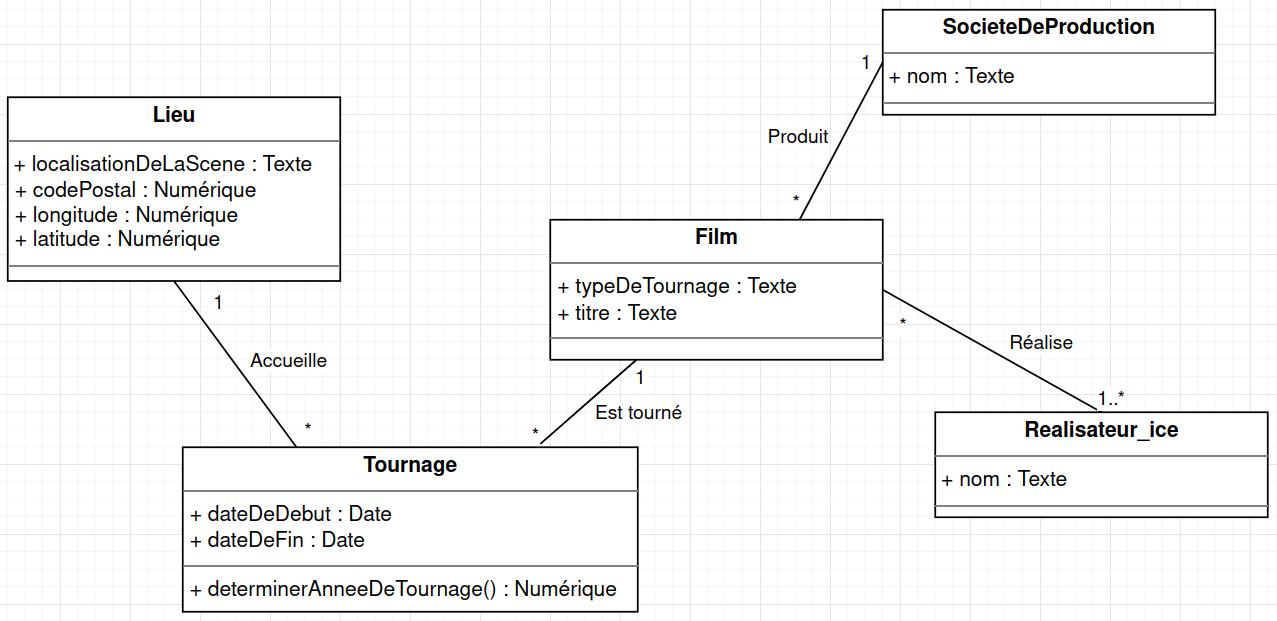
#> input picture img.png, 1277 x 621 px
$ python OCRScript.py
#> lines starting #> are read from the running program, lines starting #| are printed output that depends on the picture; after the words box and inside, x2 and y2 are one past the last pixel; in counts of white or black regions, pixels touching at a corner belong together
import cv2
import pytesseract
import json
import re

def detect_text(image_path):
    # Load the image
#> called with image_path = 'img.png'
    image = cv2.imread(image_path)
#> image is the input picture: shape (621, 1277, 3); mean B, G, R 245, 245, 245

    # Resize the image to improve OCR accuracy
    image = cv2.resize(image, None, fx=2, fy=2, interpolation=cv2.INTER_CUBIC)
#> image: shape (1242, 2554, 3)

    # Convert the image to grayscale
    gray = cv2.cvtColor(image, cv2.COLOR_BGR2GRAY)

    # Threshold the image to convert it into a binary image
    _, thresh = cv2.threshold(gray, 0, 255, cv2.THRESH_BINARY + cv2.THRESH_OTSU)
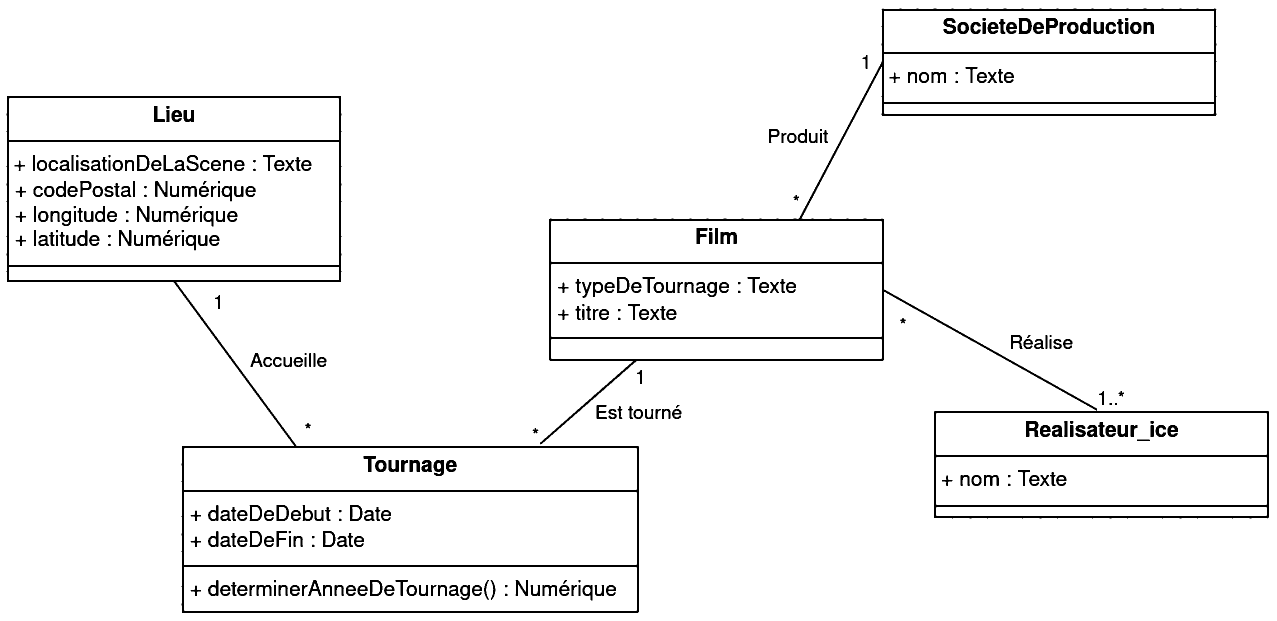
#> thresh: shape (1242, 2554) (shown at 1/2 size); 95.5% white; 343 black regions (15 under 20 px), largest, box (x1, y1, x2, y2) and area: (1080, 17, 2538, 1037) 42208, (13, 192, 1278, 1226) 32433, (2052, 842, 2077, 874) 546

    # Apply noise removal techniques to remove noise from the image
    kernel = cv2.getStructuringElement(cv2.MORPH_RECT, (3,3))
    opening = cv2.morphologyEx(thresh, cv2.MORPH_OPEN, kernel, iterations=1)
#> opening: shape (1242, 2554); 95.4% white; 316 black regions (15 under 20 px), largest, box (x1, y1, x2, y2) and area: (1080, 17, 2538, 1037) 42223, (13, 192, 1278, 1226) 32437, (2037, 36, 2088, 68) 876

    # Set the path to the Tesseract OCR executable file
    pytesseract.pytesseract.tesseract_cmd = r'C:\Program Files\Tesseract-OCR\tesseract.exe'

    # Pass the preprocessed image to the Tesseract OCR engine
#> (the run stopped early here; a loop or call above may not have finished)

$ run again, with CD.png copied over img.png
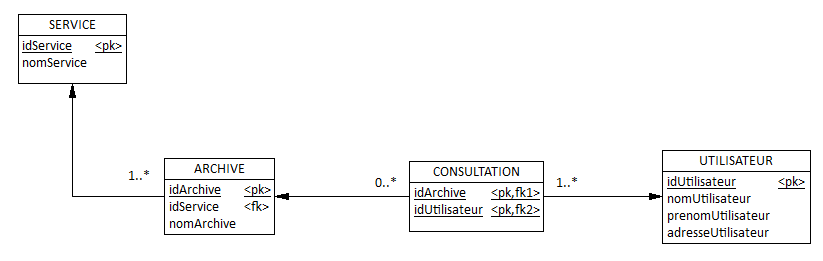
#> input picture CD.png, 823 x 261 px
#> in detect_text, image is the input picture: shape (261, 823, 3); mean B, G, R 247.3, 247.3, 247.3
#> image: shape (522, 1646, 3)
#> in detect_text, `_, thresh = cv2.threshold(gray, 0, 255, cv2.THRESH_BINARY + cv2.THRESH..`:
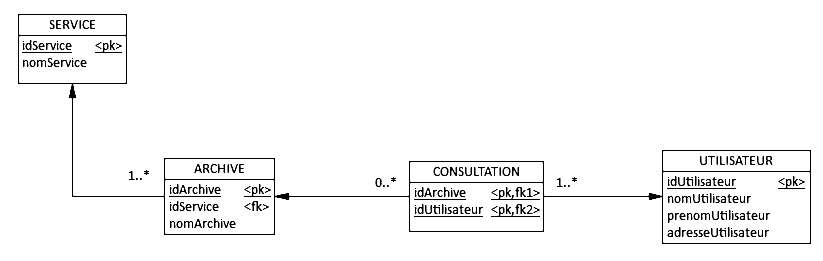
#> thresh: shape (522, 1646) (shown at 1/2 size); 96.6% white; black in thin lines or dots, all inside (x1, y1, x2, y2) = (36, 28, 1622, 488)
#> in detect_text, `opening = cv2.morphologyEx(thresh, cv2.MORPH_OPEN, kernel, iterations=1)`:
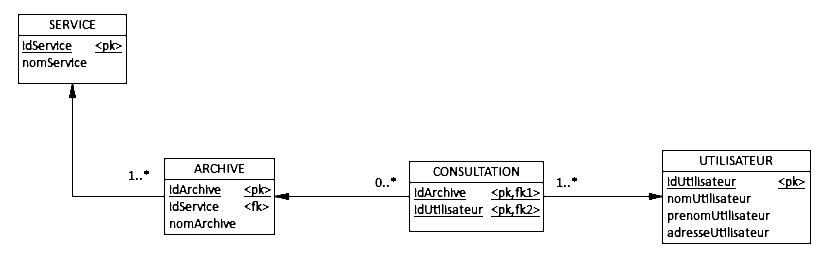
#> opening: shape (522, 1646) (shown at 1/2 size); 96.5% white; black in thin lines or dots, all inside (x1, y1, x2, y2) = (36, 28, 1622, 488)

$ run again, with DC.png copied over img.png
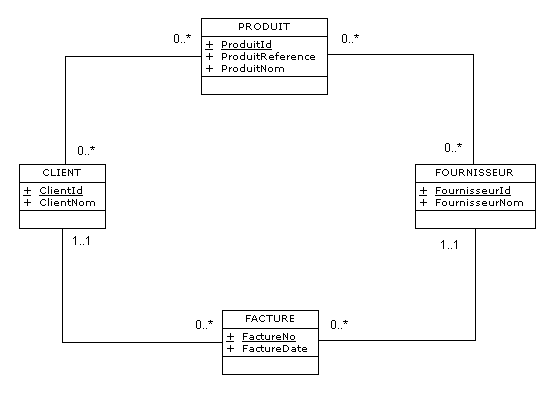
#> input picture DC.png, 557 x 394 px
#> in detect_text, image is the input picture: shape (394, 557, 3); 97.5% white; black in thin lines or dots, all inside (x1, y1, x2, y2) = (19, 18, 536, 375)
#> in detect_text, `image = cv2.resize(image, None, fx=2, fy=2, interpolation=cv2.INTER_CU..`:
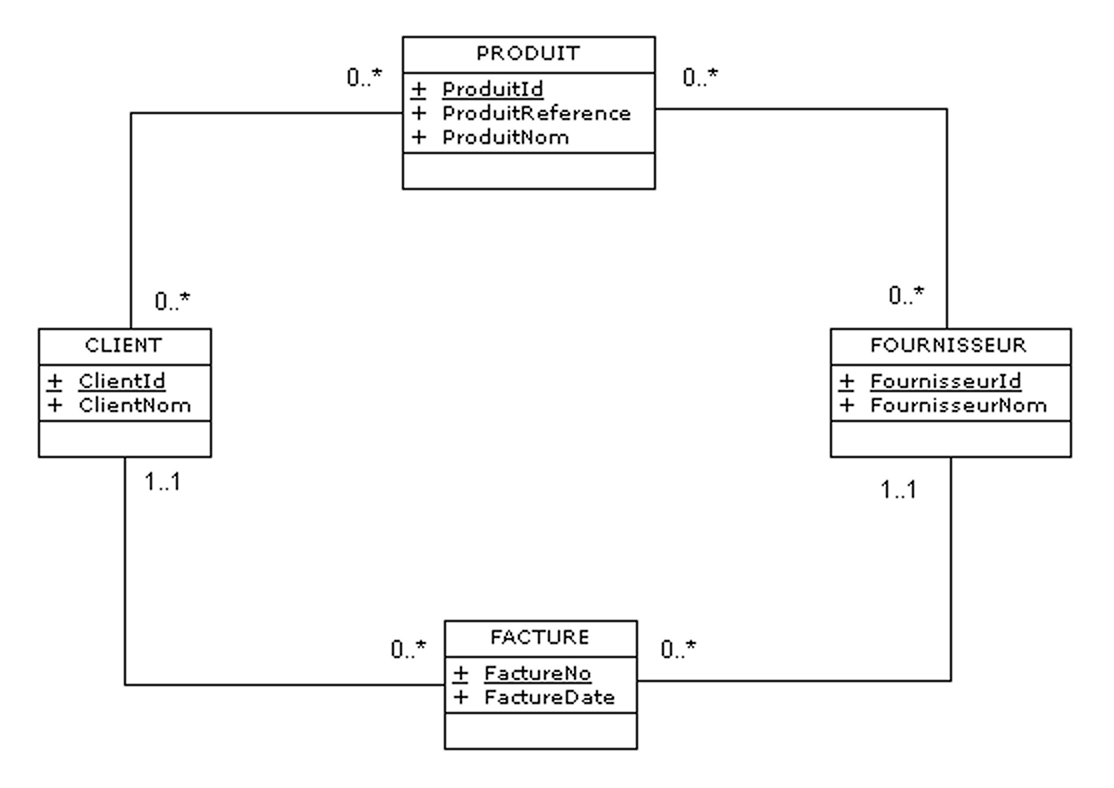
#> image: shape (788, 1114, 3); min 0, max 255, mean 247.7
#> thresh: shape (788, 1114); 97.4% white; black in thin lines or dots, all inside (x1, y1, x2, y2) = (38, 36, 1072, 750)
#> in detect_text, `opening = cv2.morphologyEx(thresh, cv2.MORPH_OPEN, kernel, iterations=1)`:
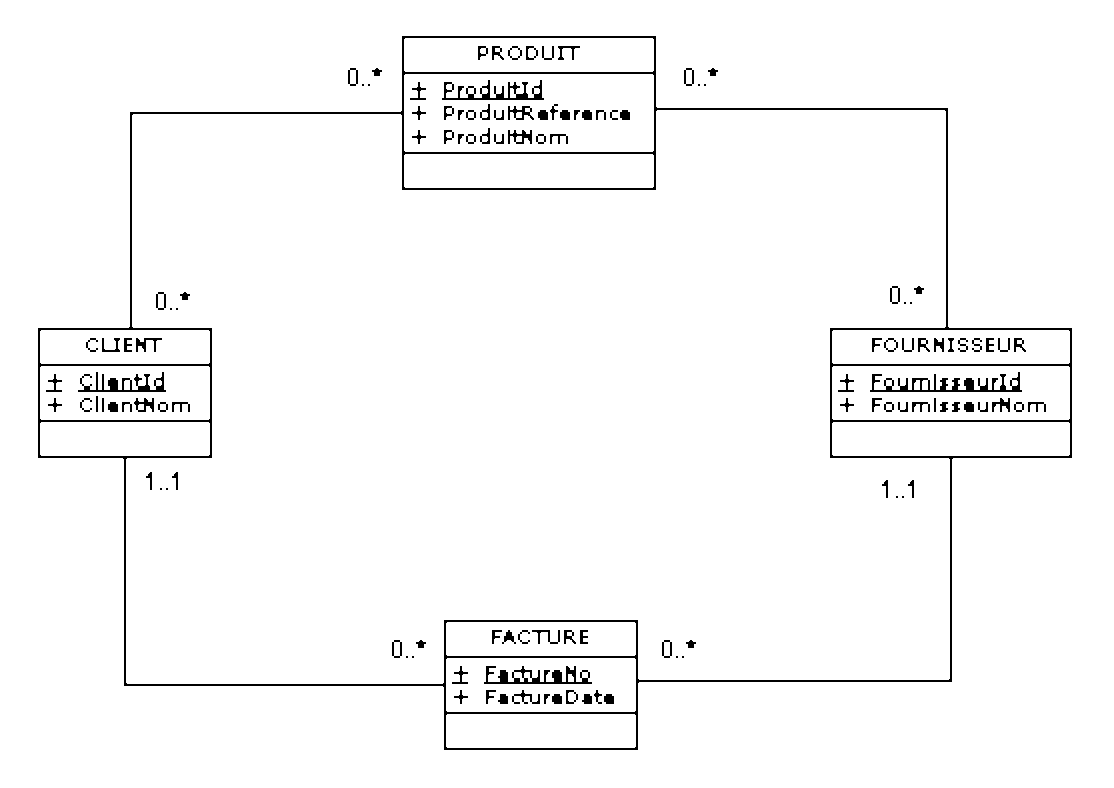
#> opening: shape (788, 1114); 97.3% white; black in thin lines or dots, all inside (x1, y1, x2, y2) = (38, 36, 1072, 750)
